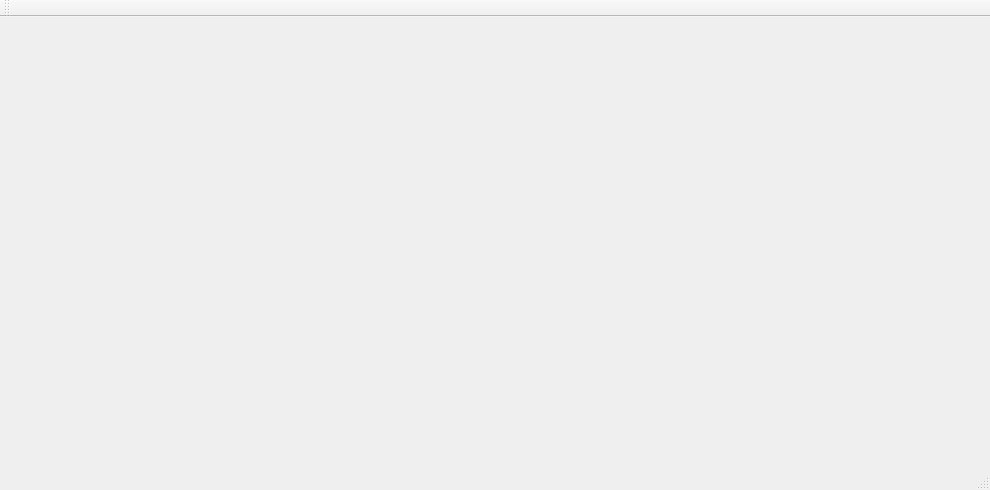
<?xml version="1.0" encoding="UTF-8"?>
<ui version="4.0">
 <class>MainWindow</class>
 <widget class="QMainWindow" name="MainWindow">
  <property name="geometry">
   <rect>
    <x>0</x>
    <y>0</y>
    <width>990</width>
    <height>490</height>
   </rect>
  </property>
  <property name="windowTitle">
   <string>MainWindow</string>
  </property>
  <widget class="QWidget" name="centralWidget">
   <widget class="QCustomPlot" name="customPlot_1" native="true">
    <property name="geometry">
     <rect>
      <x>10</x>
      <y>10</y>
      <width>971</width>
      <height>131</height>
     </rect>
    </property>
   </widget>
   <widget class="QCustomPlot" name="customPlot_2" native="true">
    <property name="geometry">
     <rect>
      <x>10</x>
      <y>150</y>
      <width>971</width>
      <height>131</height>
     </rect>
    </property>
   </widget>
   <widget class="QCustomPlot" name="customPlot_3" native="true">
    <property name="geometry">
     <rect>
      <x>10</x>
      <y>290</y>
      <width>971</width>
      <height>131</height>
     </rect>
    </property>
   </widget>
  </widget>
  <widget class="QMenuBar" name="menuBar">
   <property name="geometry">
    <rect>
     <x>0</x>
     <y>0</y>
     <width>990</width>
     <height>21</height>
    </rect>
   </property>
  </widget>
  <widget class="QToolBar" name="mainToolBar">
   <attribute name="toolBarArea">
    <enum>TopToolBarArea</enum>
   </attribute>
   <attribute name="toolBarBreak">
    <bool>false</bool>
   </attribute>
  </widget>
  <widget class="QStatusBar" name="statusBar"/>
 </widget>
 <layoutdefault spacing="6" margin="11"/>
 <customwidgets>
  <customwidget>
   <class>QCustomPlot</class>
   <extends>QWidget</extends>
   <header>qcustomplot.h</header>
   <container>1</container>
  </customwidget>
 </customwidgets>
 <resources/>
 <connections/>
</ui>
